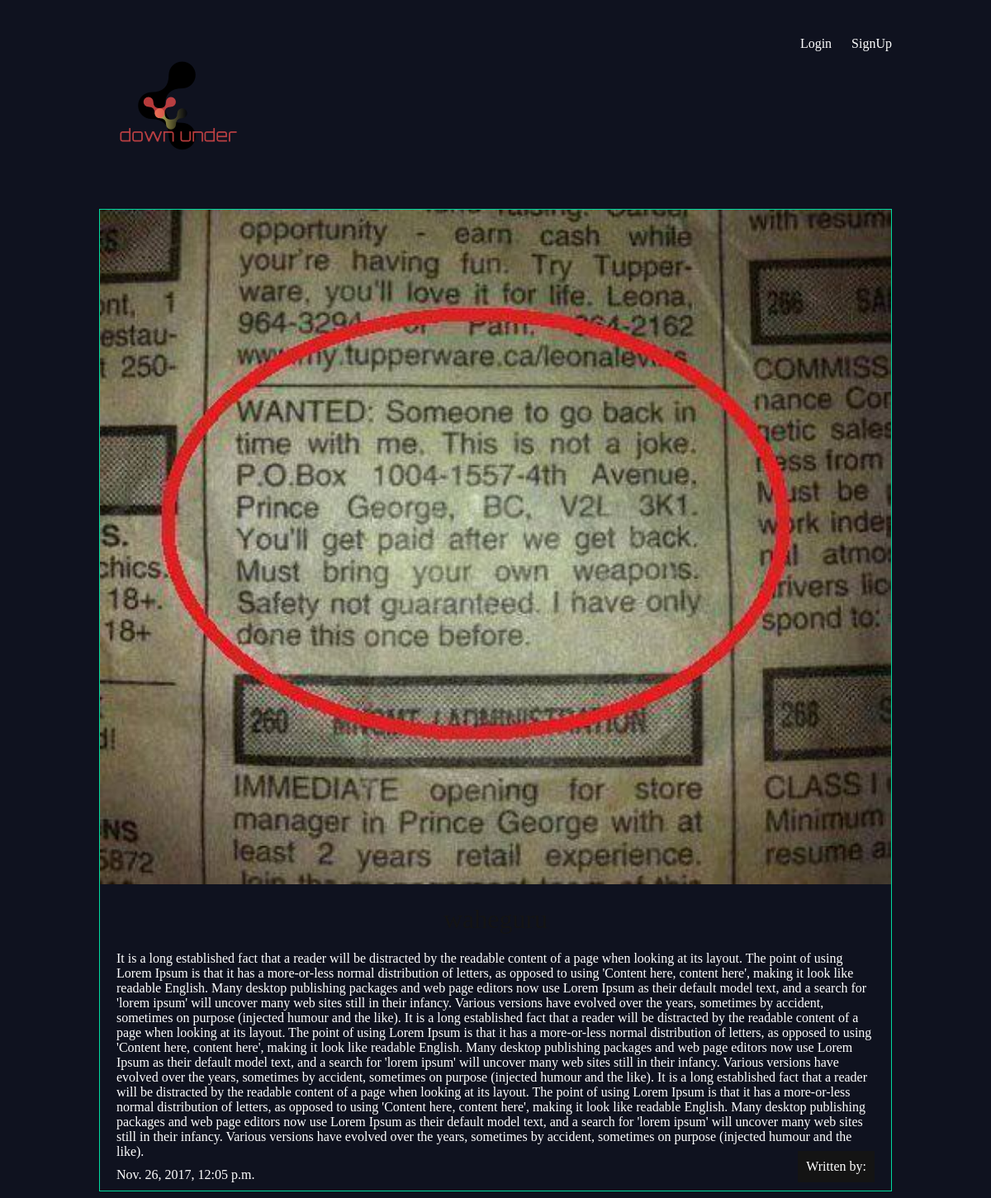
The app's page /articles/waheguru/, older data.
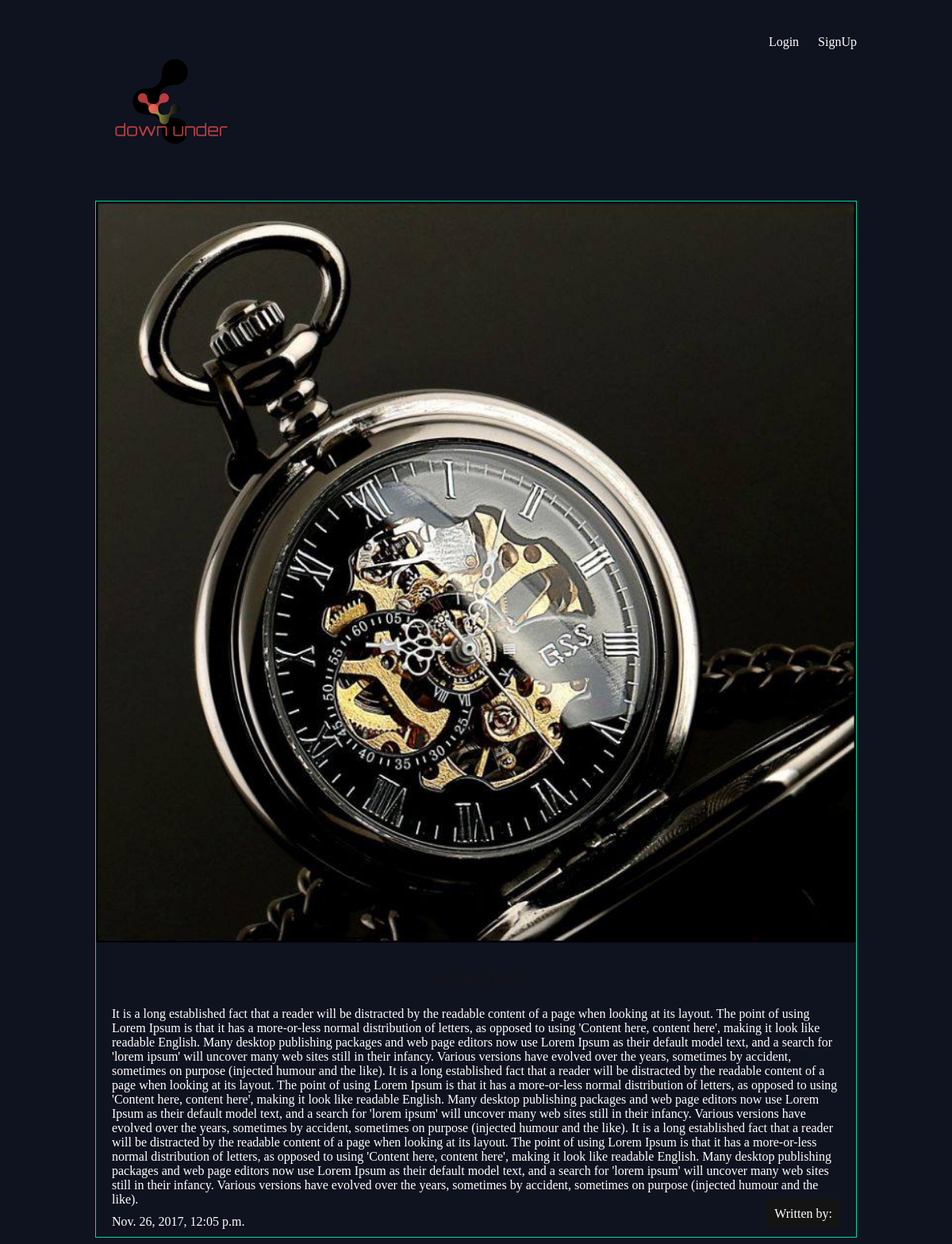
The same page, newer data.
### articles/models.py (models this page shows, shortened)
class Article(models.Model):
    title = models.CharField(max_length=100)
    slug = models.SlugField()
    body = models.TextField()
    date = models.DateTimeField(auto_now_add=True)
    thumb = models.ImageField(default='default.jpg', blank=True)

### articles/views.py (the view)
# urls.py: url(r'^(?P<slug>[\w-]+)/$', views.article_detail, name='detail'),
def article_detail(request,slug):
    article = Article.objects.get(slug=slug)
    return render(request, 'articles/article_detail.html', {'article':article})

### articles/templates/articles/article_detail.html
{% extends 'base_lay.html' %}
{% block content %}
    <div class="article-detail">
        <div class="article">
            <img src="{{ article.thumb.url }}">
            <h3>{{ article.title }}</h3>
            <p>{{ article.body }}</p>
            <p>{{ article.date }}</p>
            <p class="author"> Written by: {{ article.author.username }} </p>
        </div>
    </div>
{% endblock %}

### templates/base_lay.html (shortened to what this page needs)
{% load static from staticfiles %}
<!DOCTYPE html>
<html lang="en">
<head>
    <link rel="stylesheet" href="{% static 'styles.css' %}">
</head>
<body>
    <header class="wrapper">
        <h3><a href="{% url 'home' %}"><img src="{% static 'log.png' %}" alt="jango" /></a></h3>
        <nav>
            <ul>
                    {% if user.is_authenticated %}
                    <form class="logout-link" action="{% url 'accounts:logout' %}" method="post">
                        {% csrf_token %}
                       <li><button type="submit">Logout</button></li>
                    </form>
                    {% else %}
                        <li><a href="{% url 'accounts:login' %}">Login</a></li>
                        <li><a href="{% url 'accounts:signup' %}">SignUp</a></li>
                     {% endif %}
            </ul>
        </nav>
      </header>
      <div class="wrapper">
        {% block content %}
        {% endblock %}
      </div>
</body>
</html>

### assets/styles.css (style rules this page uses)
body { background-color: #0f121f; background-image: url(planet.jpg); background-repeat-y: no-repeat; color: #fff; }
body * { font-family: Ubuntu; }
h1, h2, h3, h4, h5 { font-weight: normal; margin: 0; }
a, a:hover, a:visited { color: #fff; text-decoration: none; }
.wrapper { max-width: 960px; margin: 0 auto; }
header { display: grid; grid-template-columns: 1fr 1fr; padding: 20px 0; }
nav { justify-self: end; }
nav li { display: inline-block; list-style-type: none; margin-left: 20px; }
.article { padding: 10px; border: 1px solid #00dba0; position: relative; padding-bottom: 40px; }
.article h3 { font-size: 1.2em; }
.article-detail .article { padding: 0; }
.article-detail .article img { width: 100%; overflow: hidden; }
.article-detail .article h3 { text-align: center; margin: 20px auto; font-size: 2em }
.article-detail .article h3 { text-align: center; color: #141414; }
.article-detail .article p { margin: 10px 20px }
.article .author { padding: 10px; background: #141414; position: absolute; right: 0; bottom: 0; margin: 0; color: #ffffff; }

Row changes from the older to the newer data that the page shows:
changed Article: thumb: a different picture
